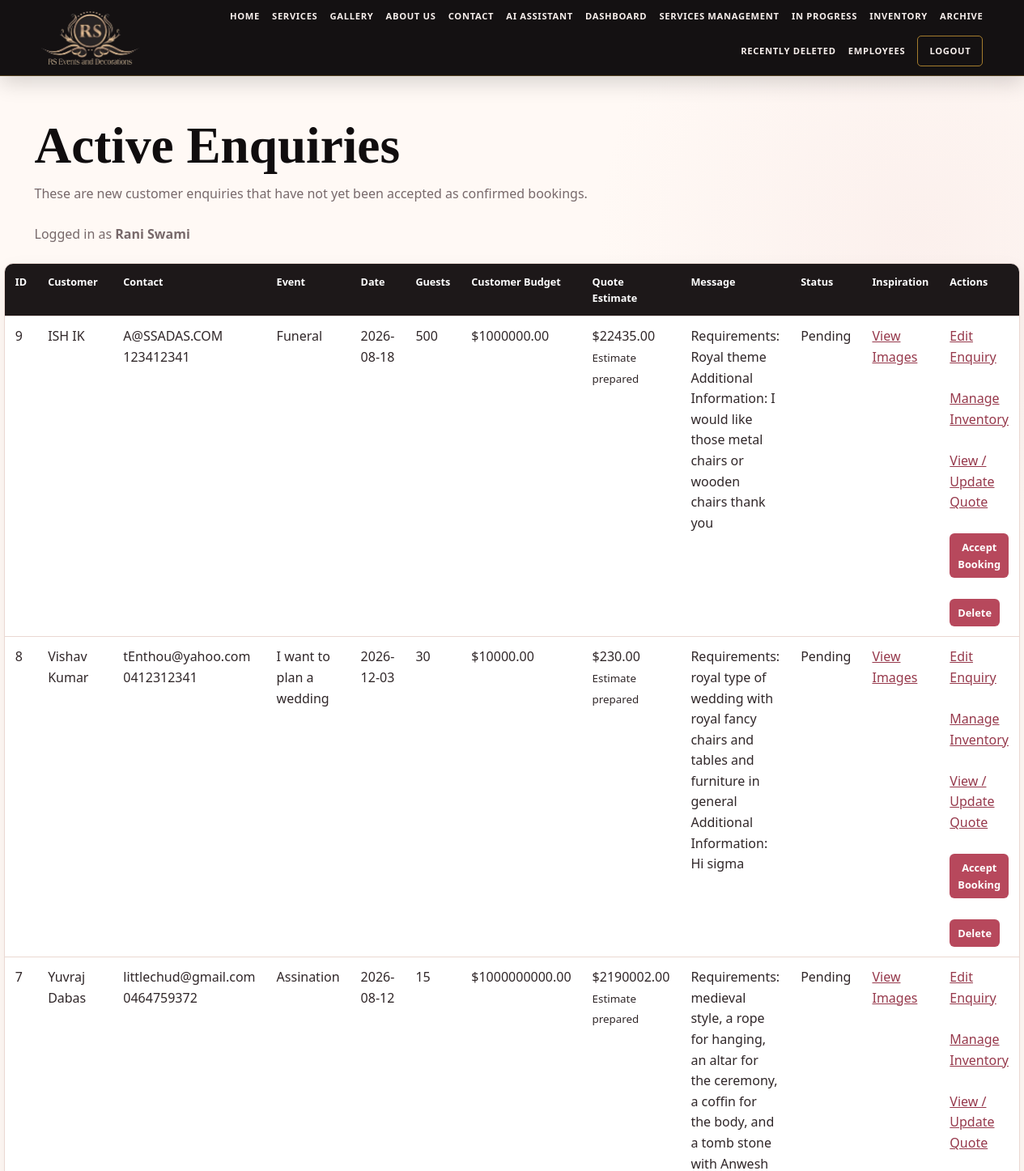
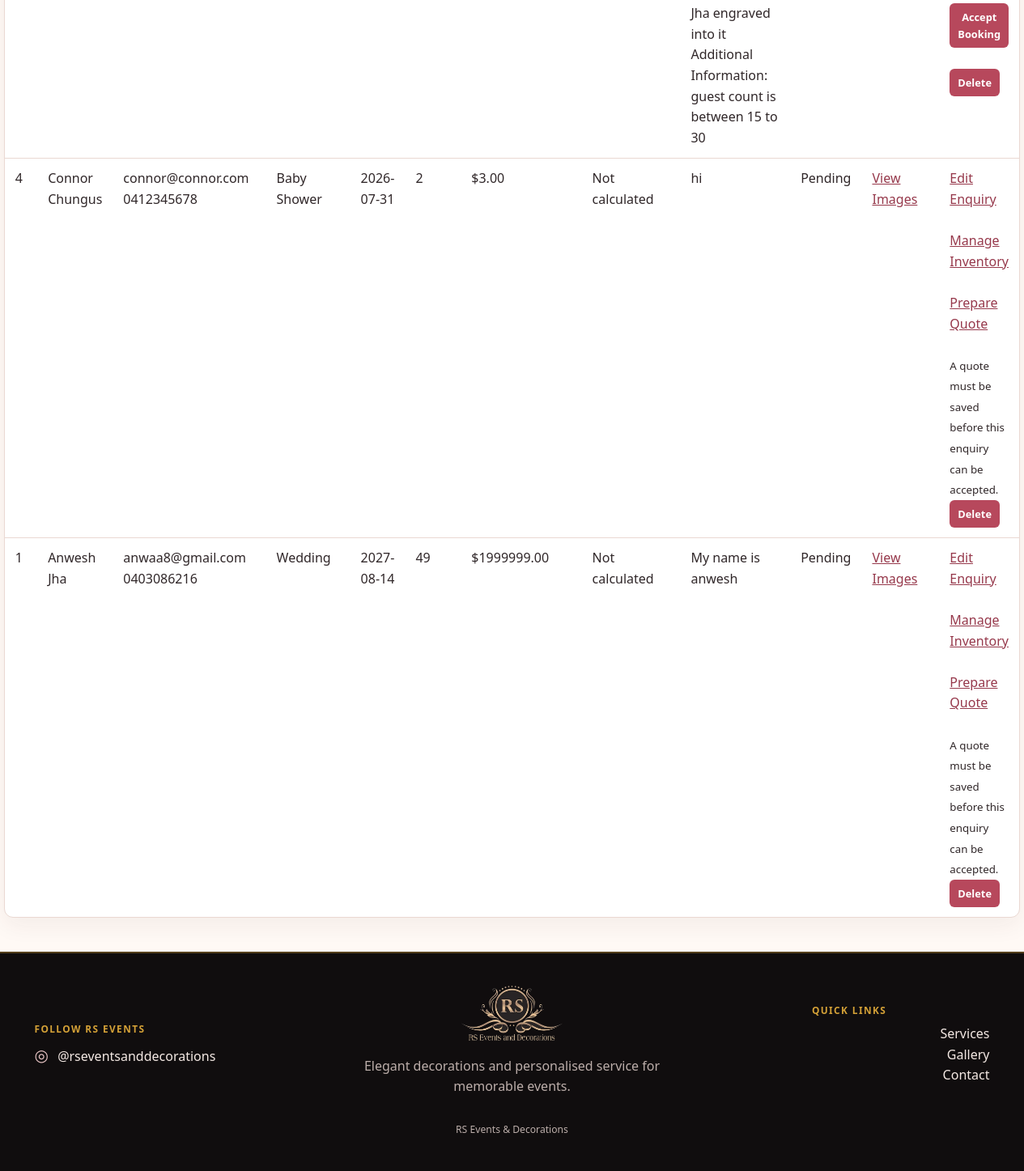
The app's page /dashboard (signed in) with its own data (2 pictures, top to bottom).
### tables this page shows
CREATE TABLE Quotes (
    QuoteID INTEGER PRIMARY KEY AUTOINCREMENT,
    EnquiryID INTEGER NOT NULL UNIQUE,
    InventorySubtotal REAL NOT NULL DEFAULT 0,
    SetupCost REAL NOT NULL DEFAULT 0,
    DeliveryCost REAL NOT NULL DEFAULT 0,
    LabourCost REAL NOT NULL DEFAULT 0,
    OtherCost REAL NOT NULL DEFAULT 0,
    OtherDescription TEXT,
    EstimatedTotal REAL NOT NULL DEFAULT 0,
    QuoteStatus TEXT NOT NULL DEFAULT 'Estimate',
    CreatedAt TEXT DEFAULT CURRENT_TIMESTAMP,
    UpdatedAt TEXT,
    FOREIGN KEY (EnquiryID) REFERENCES Enquiries(EnquiryID) ON DELETE CASCADE
);

CREATE TABLE Enquiries (

    EnquiryID INTEGER PRIMARY KEY AUTOINCREMENT,

    CustomerID INTEGER NOT NULL,

    EventType TEXT NOT NULL,

    EventDate TEXT NOT NULL,

    GuestCount INTEGER,

    Budget REAL,

    Message TEXT,

    Status TEXT DEFAULT 'Pending',

    DateSubmitted TEXT, CreatedAt TEXT, UpdatedAt TEXT, DeletedAt TEXT, ReferenceCode TEXT, EventLocation TEXT, Requirements TEXT, AdditionalInformation TEXT,

    FOREIGN KEY (CustomerID) REFERENCES Customers(CustomerID)

);

CREATE TABLE Customers (

            CustomerID INTEGER PRIMARY KEY AUTOINCREMENT,

            FirstName TEXT NOT NULL,

            LastName TEXT NOT NULL,

            Email TEXT NOT NULL,

            Phone TEXT

        );

### app.py (the view)
@app.route("/dashboard")
@login_required
def dashboard():
    connection = get_connection()
    cursor = connection.cursor()
    cursor.execute("""
        SELECT
            Enquiries.*,
            Customers.FirstName,
            Customers.LastName,
            Customers.Email,
            Customers.Phone,
            Quotes.EstimatedTotal,
            Quotes.QuoteStatus
        FROM Enquiries
        INNER JOIN Customers
            ON Enquiries.CustomerID =
               Customers.CustomerID
        LEFT JOIN Quotes
            ON Enquiries.EnquiryID = Quotes.EnquiryID
        WHERE Enquiries.Status = 'Pending'
        ORDER BY Enquiries.EnquiryID DESC
    """)
    enquiries = cursor.fetchall()
    connection.close()
    return render_template(
        "dashboard.html",
        enquiries=enquiries,
        username=session.get("username"),
        role=session.get("role")
    )

### app.py (called while the page is built)
def login_required(route_function):
    @wraps(route_function)
    def protected_route(*args, **kwargs):
        if session.get("logged_in") is not True:
            return redirect(url_for("login"))
        return route_function(*args, **kwargs)
    return protected_route

### database.py (called while the page is built)
def get_connection():
    connection = sqlite3.connect(DATABASE)
    connection.row_factory = sqlite3.Row
    connection.execute(
        "PRAGMA foreign_keys = ON"
    )
    return connection

### templates/dashboard.html (shortened to what this page needs)
{% extends "base.html" %}
{% block content %}
<h1>Active Enquiries</h1>
<p>
    These are new customer enquiries that have not yet been accepted
    as confirmed bookings.
</p>
<p>
    Logged in as
    <strong>{{ session.get("full_name") }}</strong>
</p>
{% if enquiries %}
<table>
    <thead>
        <tr>
            <th>ID</th>
            <th>Customer</th>
            <th>Contact</th>
            <th>Event</th>
            <th>Date</th>
            <th>Guests</th>
            <th>Customer Budget</th>
            <th>Quote Estimate</th>
            <th>Message</th>
            <th>Status</th>
            <th>Inspiration</th>
            {% if role == "admin" %}
                <th>Actions</th>
            {% endif %}
        </tr>
    </thead>
    <tbody>
        {% for enquiry in enquiries %}
        <tr>
            <td>
                {{ enquiry["EnquiryID"] }}
            </td>
            <td>
                {{ enquiry["FirstName"] }}
                {{ enquiry["LastName"] }}
            </td>
            <td>
                {{ enquiry["Email"] }}
                <br>
                {{ enquiry["Phone"] }}
            </td>
            <td>
                {{ enquiry["EventType"] }}
            </td>
            <td>
                {{ enquiry["EventDate"] }}
            </td>
            <td>
                {{ enquiry["GuestCount"] }}
            </td>
            <td>
                {% if enquiry["Budget"] is not none %}
                    ${{ "%.2f"|format(enquiry["Budget"]) }}
                {% else %}
                    Not provided
                {% endif %}
            </td>
            <td>
                {% if enquiry["EstimatedTotal"] is not none %}
                    ${{ "%.2f"|format(enquiry["EstimatedTotal"]) }}
                    <br>
                    <small>Estimate prepared</small>
                {% else %}
                    Not calculated
                {% endif %}
            </td>
            <td>
                {{ enquiry["Message"] }}
            </td>
            <td>
                {{ enquiry["Status"] }}
            </td>
            <td>
                <a href="{{ url_for(
                    'enquiry_inspiration',
                    enquiry_id=enquiry['EnquiryID']
                ) }}">
                    View Images
                </a>
            </td>
            {% if role == "admin" %}
            <td>
                <a href="{{ url_for(
                    'edit_enquiry',
                    enquiry_id=enquiry['EnquiryID']
                ) }}">
                    Edit Enquiry
                </a>
                <br><br>
                <a href="{{ url_for(
                    'allocate_enquiry_inventory',
                    enquiry_id=enquiry['EnquiryID']
                ) }}">
                    Manage Inventory
                </a>
                <br><br>
                {% if enquiry["EstimatedTotal"] is none %}
                    <a href="{{ url_for(
                        'enquiry_quote',
                        enquiry_id=enquiry['EnquiryID']
                    ) }}">
                        Prepare Quote
                    </a>
                    <br><br>
                    <small>
                        A quote must be saved before this enquiry can be accepted.
                    </small>
                {% else %}
                    <a href="{{ url_for(
                        'enquiry_quote',
                        enquiry_id=enquiry['EnquiryID']
                    ) }}">
                        View / Update Quote
                    </a>
                    <br><br>
                    <form
                        method="POST"
                        action="{{ url_for(
                            'accept_booking',
                            enquiry_id=enquiry['EnquiryID']
                        ) }}"
                        onsubmit="return confirm(
                            'Accept this enquiry as a confirmed booking and move it to In Progress?'
                        );"
                    >
                        <button type="submit">
                            Accept Booking
                        </button>
                    </form>
                {% endif %}
                <br>
                <form
                    method="POST"
                    action="{{ url_for(
                        'delete_enquiry',
                        enquiry_id=enquiry['EnquiryID']
                    ) }}"
                    onsubmit="return confirm(
                        'Move this enquiry to Recently Deleted?'
                    );"
                >
                    <button type="submit">
                        Delete
                    </button>
                </form>
            </td>
            {% endif %}
        </tr>
        {% endfor %}
    </tbody>
</table>
{% else %}
<p>
    There are currently no new enquiries.
</p>
{% endif %}
{% endblock %}

### static/css/style.css (style rules this page uses)
:root { --black: #100d0e; --black-soft: #1d1819; --wine: #8b1e3f; --rose: #b7485c; --rose-dark: #96384b; --blush: #ebc7c7; --pink: #f7eae8; --cream: #fff9f5; --cream-deep: #f3e5dc; --gold: #d4a137; --gold-light: #ead39a; --text: #302729; --muted: #77696b; --border: #ead8d2; --white: #ffffff; --shadow: 0 18px 45px rgba(60, 35, 38, 0.10); --radius: 16px; }
* { box-sizing: border-box; }
html { scroll-behavior: smooth; }
body { margin: 0; color: var(--text); background: radial-gradient(circle at 90% 10%, rgba(235, 199, 199, .18), transparent 25rem), var(--cream); font-family: "Segoe UI", Arial, sans-serif; line-height: 1.6; }
a { color: var(--rose-dark); }
h1, h2, h3 { color: var(--black); font-family: Georgia, "Times New Roman", serif; line-height: 1.15; }
h1 { font-size: clamp(2.3rem, 5vw, 4.4rem); }
p { color: var(--muted); }
.site-main > :not(.home-hero):not(.services-heading):not(.page-heading) { width: min(1180px, calc(100% - 40px)); margin-left: auto; margin-right: auto; }
.site-main > h1:first-child { width: min(1180px, calc(100% - 40px)); margin: 50px auto 10px; }
.site-main > h1:first-child + p { width: min(1180px, calc(100% - 40px)); margin: 0 auto 25px; }
.button, button, input[type="submit"] { min-height: 43px; padding: 10px 19px; border: 0; border-radius: 6px; background: var(--rose); color: white; font: inherit; font-weight: 700; text-decoration: none; cursor: pointer; transition: .18s ease; }
form { max-width: 900px; margin-top: 20px; margin-bottom: 35px; padding: 27px; border: 1px solid var(--border); border-radius: var(--radius); background: white; box-shadow: 0 10px 28px rgba(60,35,38,.06); }
table { width: min(1180px, 100%); margin: 22px 0 42px; border-collapse: separate; border-spacing: 0; overflow: hidden; border: 1px solid var(--border); border-radius: 11px; background: white; box-shadow: 0 10px 28px rgba(60,35,38,.06); }
th, td { padding: 12px 13px; vertical-align: top; text-align: left; border-bottom: 1px solid var(--border); }
th { color: white; background: var(--black-soft); font-size: .79rem; }
tr:last-child td { border-bottom: 0; }
td form { margin: 0; padding: 0; border: 0; border-radius: 0; background: transparent; box-shadow: none; }
td button { min-height: 33px; padding: 7px 10px; font-size: .80rem; }

### records on screen
Quotes: EnquiryID "9", FirstName "ISH", LastName "IK", Email "A@SSADAS.COM", Phone "123412341", EventType "Funeral", EventDate "2026-08-18", GuestCount "500", EstimatedTotal "22435.00", Message "Requirements: Royal theme Additional Information: I would like those metal chairs or wooden chairs thank you", Status "Pending"
Enquiries: Budget "1000000.00"
Quotes: EnquiryID "8", FirstName "Vishav", LastName "Kumar", Email "tEnthou@yahoo.com", Phone "0412312341", EventType "I want to plan a wedding", EventDate "2026-12-03", GuestCount "30", EstimatedTotal "230.00", Message "Requirements: royal type of wedding with royal fancy chairs and tables and furniture in general Additional Information: Hi sigma", Status "Pending"
Enquiries: Budget "10000.00"
Quotes: EnquiryID "7", FirstName "Yuvraj", LastName "Dabas", Email "littlechud@gmail.com", Phone "0464759372", EventType "Assination", EventDate "2026-08-12", GuestCount "15", EstimatedTotal "2190002.00", Message "Requirements: medieval style, a rope for hanging, an altar for the ceremony, a coffin for the body, and a tomb stone with Anwesh Jha engraved into it Additional Information: guest count is between 15 to 30", Status "Pending"
Enquiries: Budget "1000000000.00"
Enquiries: EnquiryID "4", FirstName "Connor", LastName "Chungus", Email "connor@connor.com", Phone "0412345678", EventType "Baby Shower", EventDate "2026-07-31", GuestCount "2", Budget "3.00", shows "Not calculated", Message "hi", Status "Pending"
Enquiries: EnquiryID "1", FirstName "Anwesh", LastName "Jha", Email "anwaa8@gmail.com", Phone "0403086216", EventType "Wedding", EventDate "2027-08-14", GuestCount "49", Budget "1999999.00", shows "Not calculated", Message "My name is anwesh", Status "Pending"

### other values on screen
{{ session.get("full_name") }} "Rani Swami"
